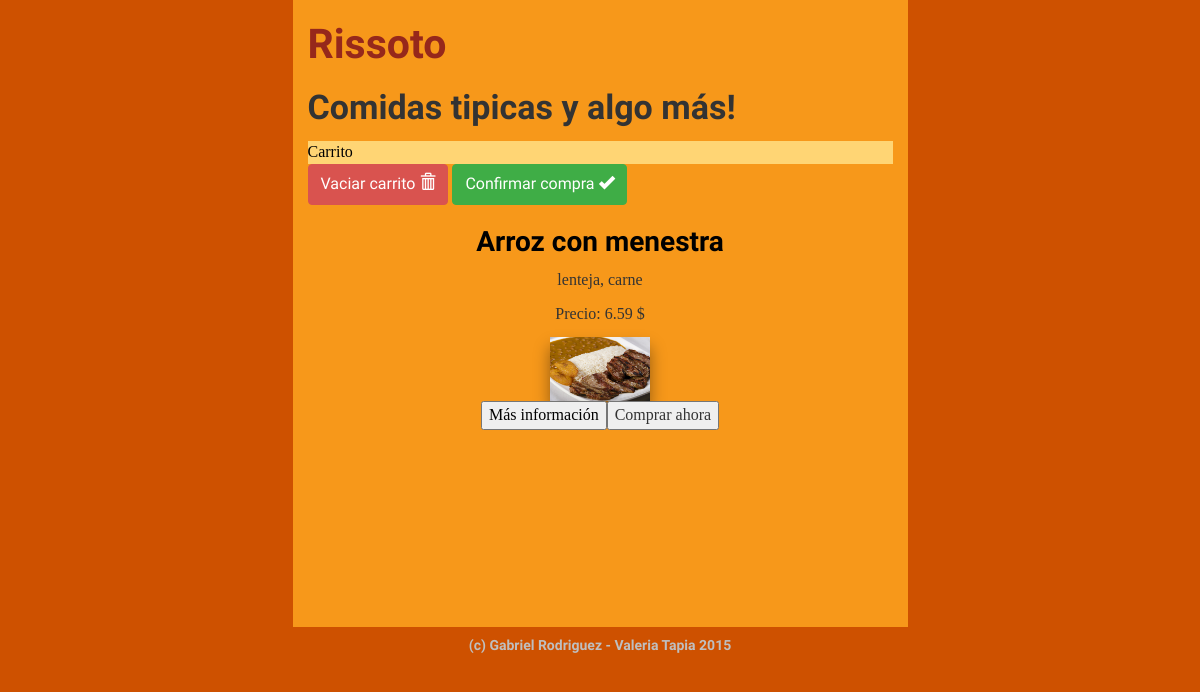
The page /producto.php?id=1 on the database its author committed.
### tables this page shows
CREATE TABLE `productos` (
  `id` int(100) NOT NULL AUTO_INCREMENT,
  `nombre` varchar(255) DEFAULT NULL,
  `descripcion` varchar(255) DEFAULT NULL,
  `precio` decimal(30,2) DEFAULT NULL,
  `existencias` int(255) DEFAULT NULL,
  `tipo` varchar(30) DEFAULT NULL,
  `activado` tinyint(1) DEFAULT NULL,
  PRIMARY KEY (`id`)
);

CREATE TABLE `imagenesproductos` (
  `id` int(100) NOT NULL AUTO_INCREMENT,
  `idproducto` int(100) DEFAULT NULL,
  `imagen` varchar(255) DEFAULT NULL,
  `titulo` varchar(255) DEFAULT NULL,
  `descripcion` varchar(255) DEFAULT NULL,
  PRIMARY KEY (`id`)
);

### producto.php (the view, shortened to what this page needs)
<?php include "php/cabecera.inc" ?>
<?php include "php/config.inc" ?>
<?php
$conexion = mysqli_connect($servidor,$usuario,$contrasena,$basededatos);
mysqli_set_charset($conexion, "utf8");
$peticion = "SELECT * FROM productos WHERE id=".$_GET['id']." LIMIT 1";
$resultado = mysqli_query($conexion, $peticion);
echo '<div class="row">';
	echo "<article>";
while($fila = mysqli_fetch_array($resultado)) {
	echo "<a href='producto.php?id=".$fila['id']."'><h3>".$fila['nombre']."</h3></a>";
	echo "<p>".$fila['descripcion']."</p>";
	echo "<p>Precio: ".$fila['precio']." $</p>";
	$peticion2 = "SELECT * FROM imagenesproductos WHERE idproducto = ".$fila['id']."";
	$resultado2 = mysqli_query($conexion, $peticion2);
	while($fila2 = mysqli_fetch_array($resultado2)) {
		echo "<img src='images/".$fila2['imagen']."' width=100px>";
	}
	echo "<br>";
	echo "<a href='producto.php?id=".$fila['id']."'><button>Más información</button></a>";
	echo "<button>Comprar ahora</button>";
}
echo "</article>";
	echo "</div>";
?>
<?php include "php/piedepagina.inc" ?>

### css/estilos.css (style rules this page uses)
h1,h2,h3,p { margin:0px;padding:0px; }
article a { color:black;text-decoration:none; }
article img { box-shadow:0px 10px 15px rgba(0,0,0,0.4); }
article { clear:both;text-align: center;min-height:400px; }
#bg_y { background-color: #CE5100; }

### rows shown on the page
productos: nombre "Arroz con menestra", descripcion "lenteja, carne", precio "6.59"
imagenesproductos: imagen (picture)
